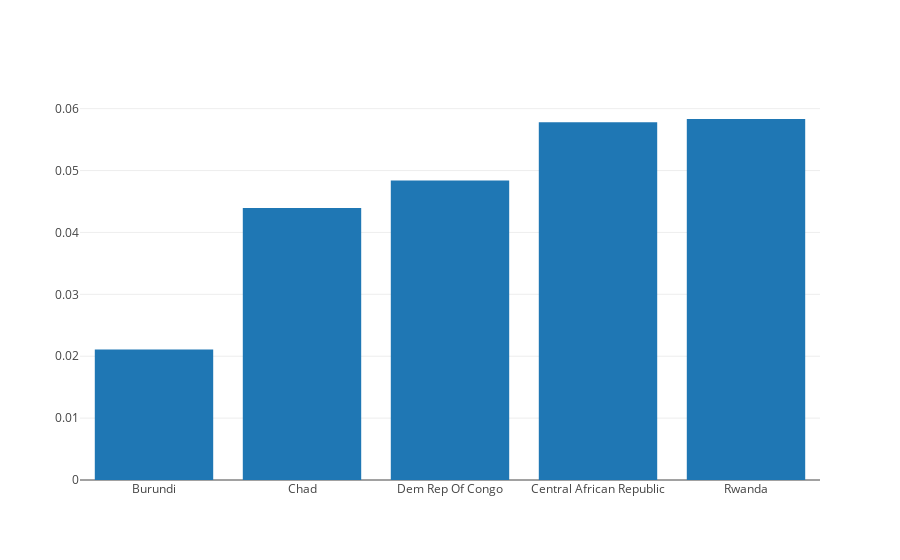

Notebook cell for this chart:
### Markdown cell above
### 5 Countries with the smallest avarage amount of emissions

### Code cell
min5df = avdf.sort_values(by=['Avarage Emmission'],ascending=True).head(5)

data = [
    go.Bar(
        x=min5df['Country'], # assign x as the dataframe column 'x'
        y=min5df['Avarage Emmission']
    )
]


iplot(data, filename='maxdf')

### Figure 1 — Plotly figure (JSON) as saved in the notebook; plotly's stock layout.template omitted (floating-point values rounded to 4 significant figures)
{"data": [{"type": "bar", "uid": "3e104268-d7b3-11e8-afda-0242ac110002", "x": ["Burundi", "Chad", "Dem Rep Of Congo", "Central African Republic", "Rwanda"], "y": [0.02109, 0.04393, 0.04841, 0.05779, 0.05833]}], "layout": {}}
